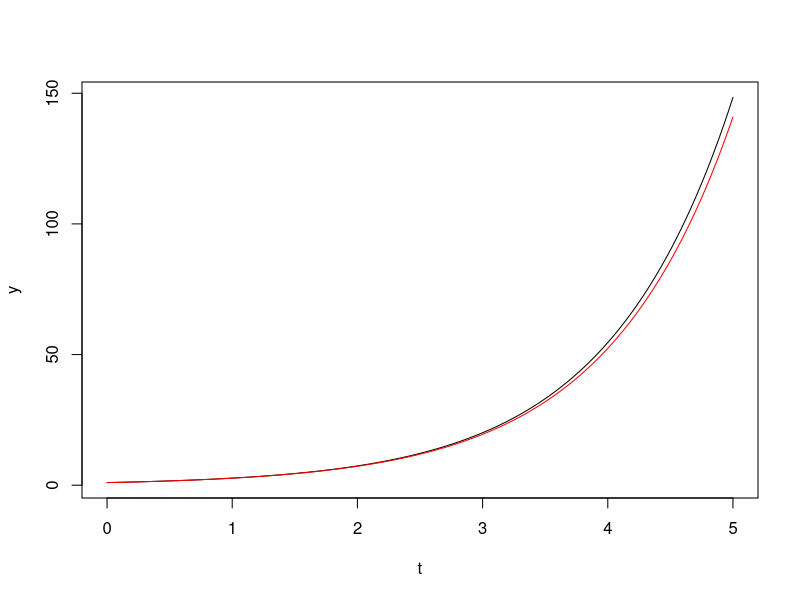

Write R code to recreate this figure.
t2=5
del1 = .01
t = seq(0, t2, del1)

y = exp(t)

print(y[1])
plot(t, y, type='l')

#============================

tao = .01
del1 = .001
n = tao/del1+1


t = seq(0,tao,length.out = n)
y = rep(1, n)

nrep = t2/tao
cat('nrep:', nrep, '\n')

tt = t

for (i in 2:nrep){
  tt = c(tt, (i-1)*tao+t[2:n])
}

print('tt')
print(tt)

nt = length(tt)

yy = rep(0,nt)

y1 = y[1]
yy[1] = y1

for (i in 2:n){
  y2 = y1 + del1*y[i]
  yy[i] = y2
  y1 = y2
}

print('yy')
print(yy)

print('y1')
print(y1)

for (i in (n+1):nt){
  y2 = y1 + del1*yy[i-n]
  yy[i] = y2
  y1 = y2
}

print(tt)
print(yy)

print(length(tt))
print(length(yy))

points(tt, yy, type='l', col='red')
